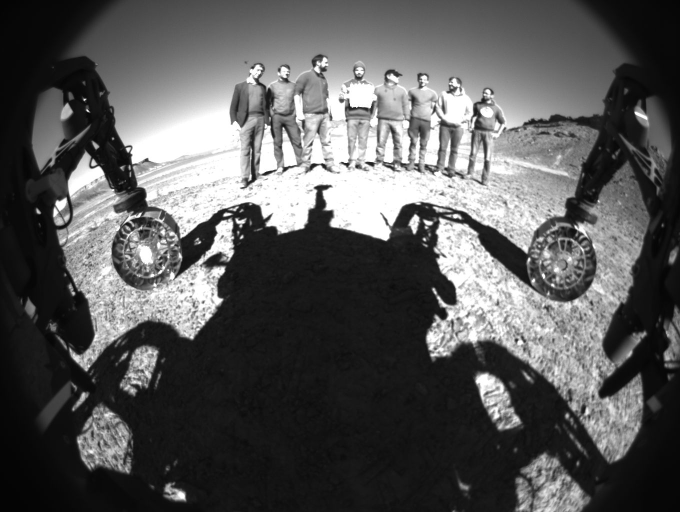
#> input picture img_gallery/originals/ergo_final_test_shotD2018_346_12_01_23X8_02Y7_99H0_20.png, 1360 x 1024 px, found by its file name (shown at 1/2 size); its folder holds only this picture in this run
$ python resize_images.py
#> lines starting #> are read from the running program, lines starting #| are printed output that depends on the picture

#!/usr/bin/env python3.8
# -*- coding: utf-8 -*-

# Requirements PIL


from PIL import Image
import glob, os

expanded_width = 1000
thumbnail_width = 100

img_source_path = os.getenv("HOME") + "/enheragu.github.io/img_gallery/originals/"
thumbnail_output_path = os.getenv("HOME") + "/enheragu.github.io/img_gallery/Thumbnails/"
expanded_output_path = os.getenv("HOME") + "/enheragu.github.io/img_gallery/"

print("Input images from " + img_source_path)
print("Output thumbnail to " + thumbnail_output_path)
print("Output extend image to " + expanded_output_path)


for file in os.listdir(img_source_path):
    if not file.upper().endswith(".PNG") and not file.upper().endswith(".JPG"):
        print("ERROR: Unknown extension for " + file)
        continue
    #print("Process image " + file)

    image = Image.open(img_source_path+file)
#> image is the input picture: PIL image 1360x1024 RGB; min 1, max 255, mean 88.6

    #print("Save " + expanded_output_path+file)
    image.thumbnail((1000, 20000)) # max width , max heigth
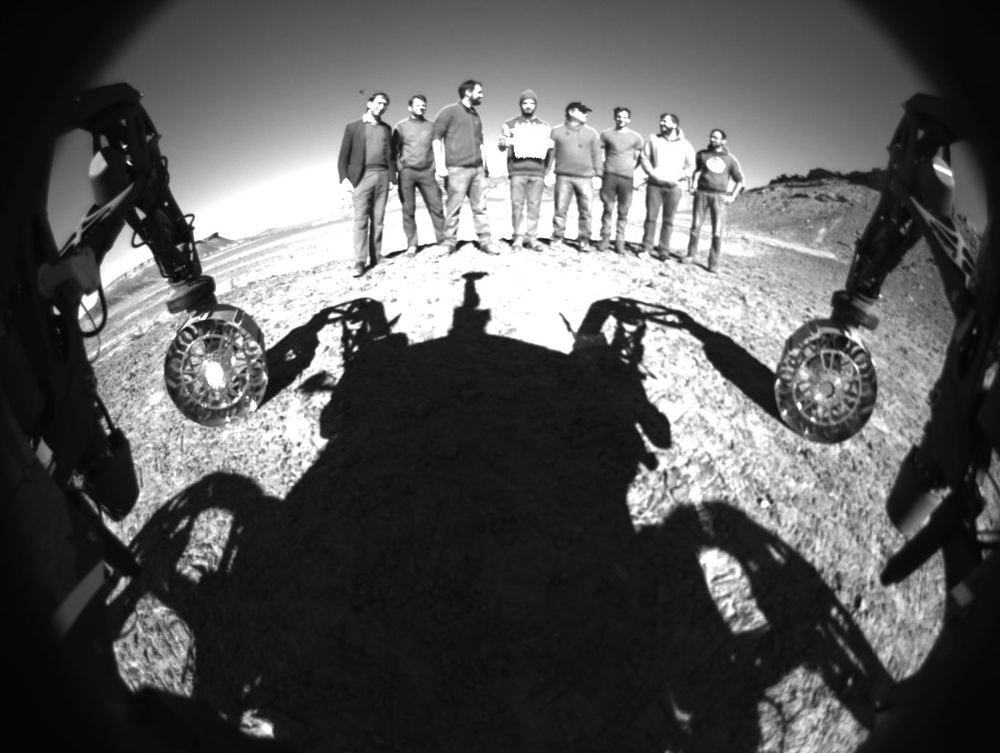
#> image: PIL image 1000x753 RGB; min 4, max 255, mean 88.6
    image.save(expanded_output_path+file)

    #print("Save " + thumbnail_output_path+file)
    image.thumbnail((100, 20000)) # max width , max heigth
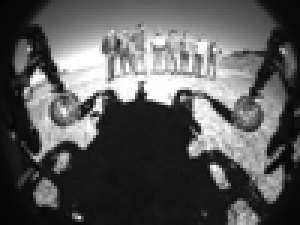
#> image: PIL image 100x75 RGB (shown 3 times larger); min 4, max 255, mean 88.5
    image.save(thumbnail_output_path+file)

$ run again, on img_gallery/originals/gotcha_final_test.png
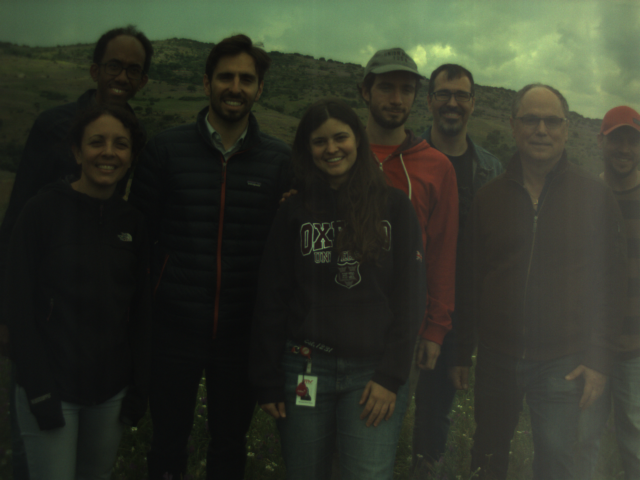
#> input picture img_gallery/originals/gotcha_final_test.png, 1280 x 960 px, found by its file name (shown at 1/2 size)
#> image is the input picture: PIL image 1280x960 RGB; mean R, G, B 47.5, 51.4, 39.7
#> `image.thumbnail((1000, 20000))`:
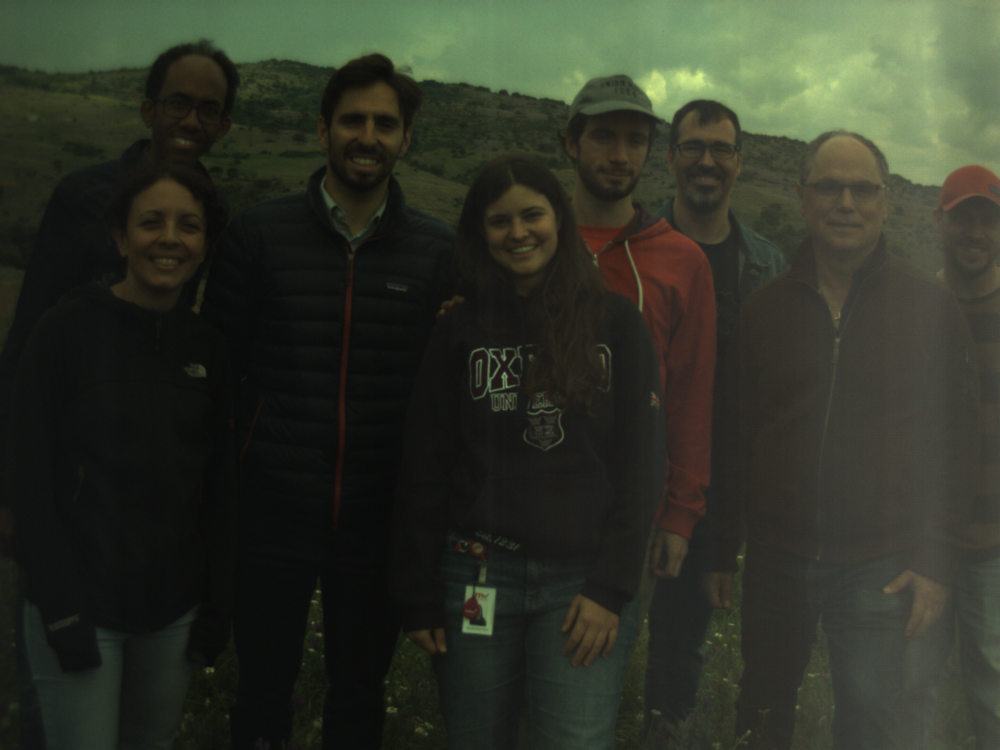
#> image: PIL image 1000x750 RGB; mean R, G, B 47.5, 51.4, 39.7
